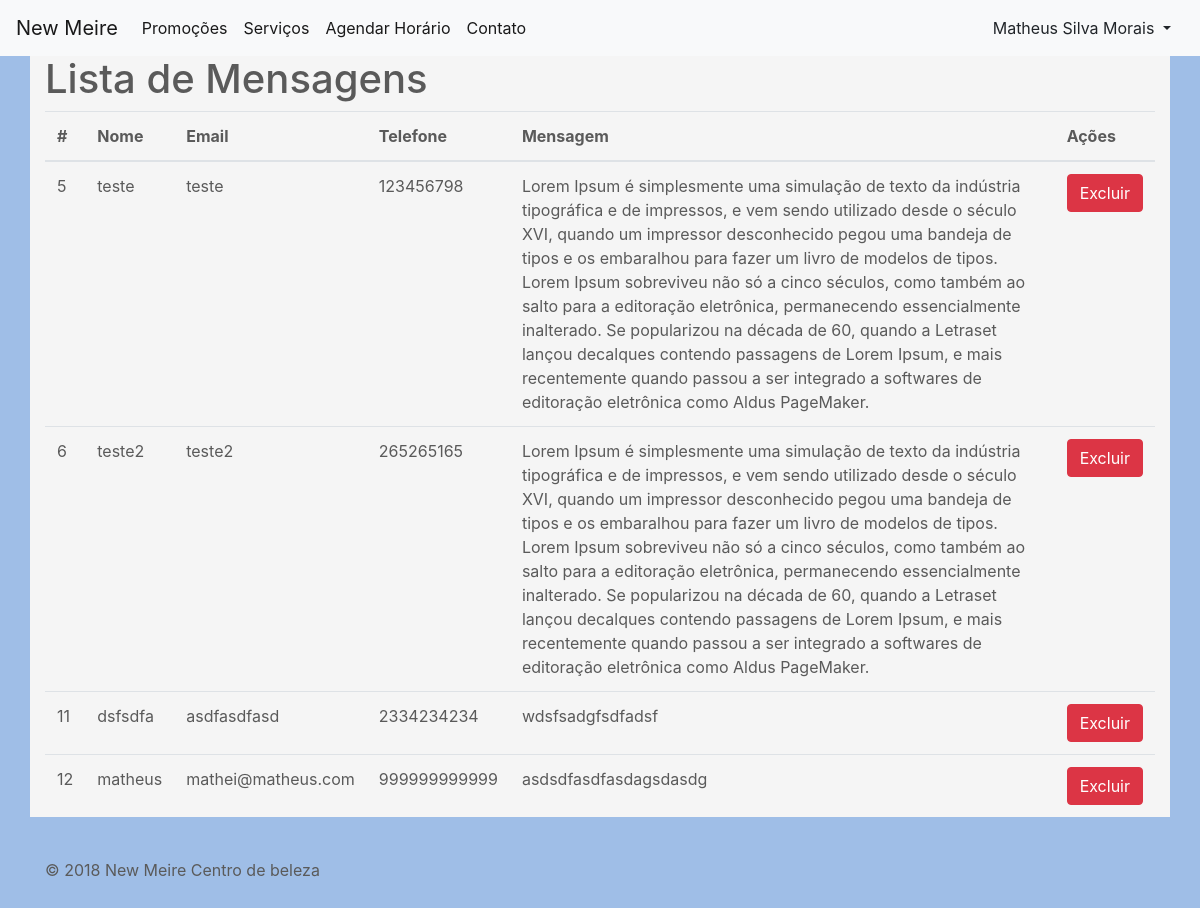
The page /msg/mensagens/ (signed in) on the database its author committed.
### Mensagens/models.py (models this page shows, shortened)
class Mensagem(models.Model):
    nome = models.CharField(max_length=100, verbose_name= 'Nome', blank=False)
    email = models.CharField(max_length=200, verbose_name='Email', blank=True)
    telefone = models.IntegerField(verbose_name='Telefone', blank=False)
    mensagem = models.TextField(verbose_name='Mensagem', blank=False)

### Mensagens/views.py (the view)
@login_required
def lista_mensagens(request):
    if request.user.is_superuser:
        mensagens = Mensagem.objects.all()
        return render(request, 'lista_mensagens.html', {'mensagens': mensagens})
    else:
        return redirect('error-404')

### Mensagens/templates/lista_mensagens.html (shortened to what this page needs)
{% extends "index.html" %}
{% block Body %}
{% if user.is_authenticated %}
{% if user.is_superuser %}
        <h1>Lista de Mensagens</h1>
        {% if mensagens %}
            <table class="table">
                <thead>
                    <tr>
                        <th>#</th>
                        <th>Nome</th>
                        <th>Email</th>
                        <th>Telefone</th>
                        <th>Mensagem</th>
                        <th colspan="1">Ações</th>
                    </tr>
                </thead>
                <tbody>
                    {% for m in mensagens %}
                        <tr>
                            <td>{{m.id}}</td>
                            <td>{{m.nome}}</td>
                            <td>{{m.email}}</td>
                            <td>{{m.telefone}}</td>
                            <td>{{m.mensagem}}</td>
                            <td><a href="{% url 'msg:delete-mensagem' m.id %}" class="btn btn-danger">Excluir</a></td>
                        </tr>
                    {% endfor %}
                </tbody>
            </table>
        {% else %}
            <div class="alert alert-info">
                <p>Ainda não recebeu nenhuma mensagem!</p>
            </div>
        {% endif %}
{% endif %}{% endif %}
{% endblock Body %}

### core/templates/index.html (shortened to what this page needs)
{% load staticfiles %}
<!DOCTYPE HTML>
<html lang="pt">
<head>
    <link href="{% static "css/bootstrap.min.css" %}" rel="stylesheet">
    <link href="{% static "css/carousel.css" %}" rel="stylesheet">
    <link href="{% static "css/estilo-proprio.css" %}" rel="stylesheet">
</head>
<body>
    {% if user.is_authenticated %} {% if user.is_superuser %}
    <nav class="navbar navbar-expand-lg navbar-light bg-light fixed-top">
        <a class="navbar-brand" href="{% url 'core' %}">New Meire</a>
        <div class="collapse navbar-collapse" id="navbarsExampleDefault">
            <ul class="navbar-nav mr-auto">
                <li class="nav-item active">
                    <a class="nav-link" href="{% url 'promoções:lista-promocoes'%}">Promoções</a>
                </li>
                <li class="nav-item active">
                    <a class="nav-link" href="{% url 'servico:lista-servicos'%}">Serviços</a>
                </li>
                <li class="nav-item active">
                    <a class="nav-link" href="{% url 'agenda:lista-horario' %}">Agendar Horário</a>
                </li>
                <li class="nav-item active">
                    <a class="nav-link" href="{% url 'contato'%}">Contato</a>
                </li>
            </ul>
            <div class="btn-group" role="group">
                <button type="button" class="btn btn-light dropdown-toggle" data-toggle="dropdown" aria-haspopup="true"
                    aria-expanded="false">
                    {% if user.is_authenticated %}{{user.get_full_name|default:user.username}}{% endif %}
                </button>
            </div>
        </div>
    </nav>
    {% endif %} {% endif %}
    <div class="container" style="background-color: #f5f5f5; position: relative; bottom:25px;">
        {% block Body %}{% endblock Body %}
    </div>
    <footer class="container">
        <p>&copy; 2018 New Meire Centro de beleza</p>
    </footer>
</body>
</html>

### core/static/css/carousel.css (style rules this page uses)
body { padding-top: 3rem; padding-bottom: 3rem; color: #5a5a5a; }

### core/static/css/estilo-proprio.css (style rules this page uses)
body { padding-top: 5rem; background-color: #9fbee7; }

### rows shown on the page
Mensagem: id "5", nome "teste", email "teste", telefone "123456798", mensagem "Lorem Ipsum é simplesmente uma simulação de texto da indústria tipográfica e de impressos, e vem sendo utilizado desde o século XVI, quando um impressor desconhecido pegou uma bandeja de tipos e os embaralhou para fazer um livro de modelos de tipos. Lorem Ipsum sobreviveu não só a cinco séculos, como também ao salto para a editoração eletrônica, permanecendo essencialmente inalterado. Se popularizou na década de 60, quando a Letraset lançou decalques contendo passagens de Lorem Ipsum, e mais recentemente quando passou a ser integrado a softwares de editoração eletrônica como Aldus PageMaker."
Mensagem: id "6", nome "teste2", email "teste2", telefone "265265165", mensagem "Lorem Ipsum é simplesmente uma simulação de texto da indústria tipográfica e de impressos, e vem sendo utilizado desde o século XVI, quando um impressor desconhecido pegou uma bandeja de tipos e os embaralhou para fazer um livro de modelos de tipos. Lorem Ipsum sobreviveu não só a cinco séculos, como também ao salto para a editoração eletrônica, permanecendo essencialmente inalterado. Se popularizou na década de 60, quando a Letraset lançou decalques contendo passagens de Lorem Ipsum, e mais recentemente quando passou a ser integrado a softwares de editoração eletrônica como Aldus PageMaker."
Mensagem: id "11", nome "dsfsdfa", email "asdfasdfasd", telefone "2334234234", mensagem "wdsfsadgfsdfadsf"
Mensagem: id "12", nome "matheus", email "mathei@matheus.com", telefone "999999999999", mensagem "asdsdfasdfasdagsdasdg"

### other values the page prints
{{ user.get_full_name|default:user.username }} "Matheus Silva Morais"
